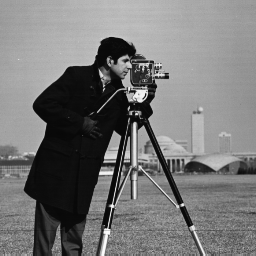
%> input picture images/cameraman.tif, 256 x 256 px
$ octave MM.m   (GNU Octave 9; MATLAB toolbox functions it lacks are replaced by stand-ins)
%> lines starting %> are read from the running program, lines starting %| are printed output that depends on the picture; in (x1, y1, x2, y2) boxes, pixels count from 0 and x2, y2 are one past the last pixel; in counts of white or black regions, pixels touching at a corner belong together; the program's own positions count from 1
%%%%%%%%%%%%%%%%%%%%%%%%%%%%%%%%%%%%%%%%%%%%%%%%%%%%%%%
%% Mathermatical morphology
%%%%%%%%%%%%%%%%%%%%%%%%%%%%%%%%%%%%%%%%%%%%%%%%%%%%%%%


%% Erosion and Dilatation


%% Question 1
% 'Define erosion and dilatation from an ensemblist point of view and an
% functional point of view. Give some properties related to these
% operators'


%% Question 2
% 'Operate in a binary image and a greyscale image with the MatLab com-
% mands imerode and imdilate. What are the e?ects on binary and grayscale images?
% Justify. Try with different structuring elements (different shapes,
% different sizes)'

image = imread('cameraman.tif');
%> image is the input picture: size 256x256 uint8; min 7, max 253, mean 118.7
se = offsetstrel('ball',3,3);

figure(1);
imshow(image);

image_erod = imerode(image,se);
figure(2);
imshow(image_erod);

image_dil = imdilate(image,se);
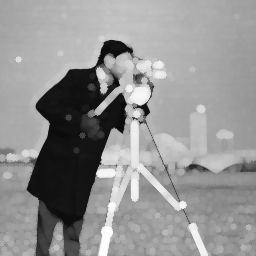
%> image_dil: size 256x256 uint8; min 11, max 255, mean 146.5
figure(3);
imshow(image_dil);

%Erode LE BLANC

%% Question 3
% 'Extract internal and external edges of a binary image, and the morphological gradian

image = imread('Images1.jpg');
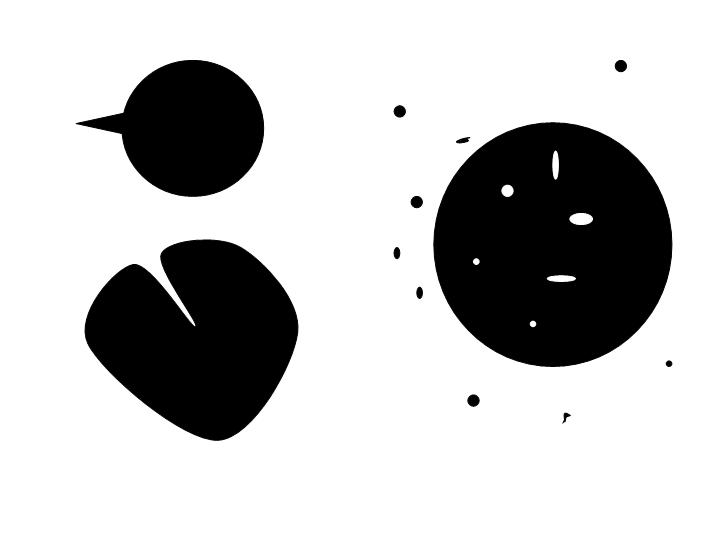
%> input picture images/Images1.jpg, 720 x 540 px
%> image is the input picture: size 540x720 uint8; min 0, max 255, mean 195.1
se = ones(3);

int_edge = image-imerode(image,se);
ext_edge = imdilate(image,se)-image;

figure(4);
imshow(int_edge);
figure(5);
imshow(ext_edge);

morph_grad = imdilate(image,se)-imerode(image,se);
figure(6);
imshow(morph_grad);


%% Question 4
% 'Write an algorithm that show, in the map of Europe, the
% distance of each pixel w.r.t. the sea'

image = imread('EuropeBW.bmp');
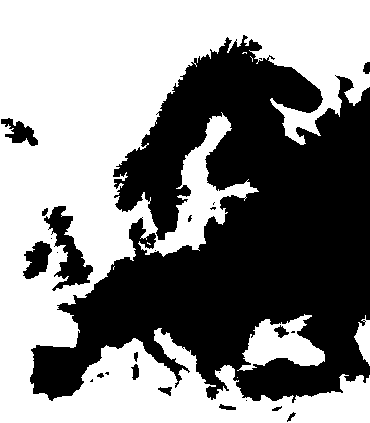
%> input picture images/EuropeBW.bmp, 370 x 423 px
%> image: size 423x370 logical; 53.5% white; 26 black regions (12 under 20 px), largest, box (x1, y1, x2, y2) and area: (30, 35, 370, 403) 69399, (44, 206, 93, 291) 1604, (23, 241, 52, 279) 667
image = not(image);
figure;
imshow(image);

final_image = zeros(size(image));

for i=0:30
    se = ones(10*i);
    image_erod = imerode(image,se);
    final_image = final_image + 0.1*image_erod;
end
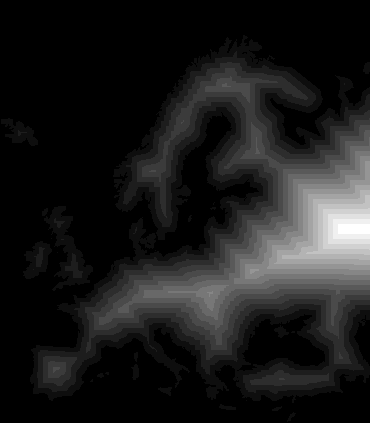
%> final_image: size 423x370 double; min 0, max 1.7, mean 0.189; drawn with min black and max white

figure;
imshow(final_image);
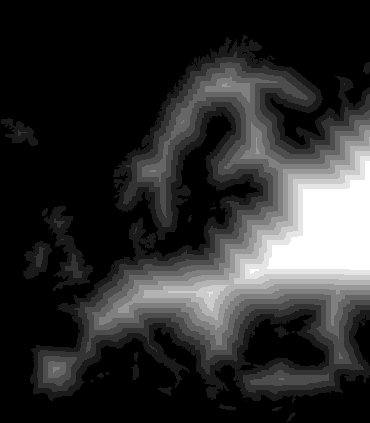
%> displayed picture: size 423x370, on the screen's scale of 0 to 255; min 0, max 255, mean 45.6
figure;
imagesc(final_image);
colorbar


%% Question 5
% 'Find an algorithm that detect objects of ?image2.jpg?'


%% Morphological Filters

%% Question 6

image = imread('Images2.jpg');
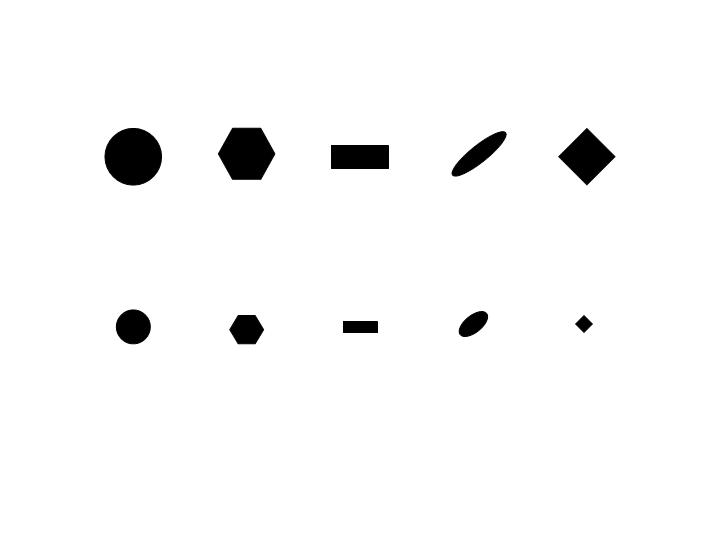
%> input picture images/Images2.jpg, 720 x 540 px
%> image is the input picture: size 540x720 uint8; min 0, max 255, mean 247.4
image = not(image);
%> image: size 540x720 logical; 2.2% white; 26 white regions (13 under 20 px), largest, box (x1, y1, x2, y2) and area: (105, 128, 162, 185) 2079, (219, 129, 274, 179) 1774, (560, 130, 614, 184) 1201

se1 = strel('disk',9);

% [4 lines of commented-out code are left out]

im_dilate =imdilate(image,se1);
%> im_dilate: size 540x720 logical; 5.8% white; 10 white regions, largest, box (x1, y1, x2, y2) and area: (97, 120, 170, 193) 4084, (211, 121, 282, 187) 3635, (552, 122, 622, 192) 2998

opened = imopen(image,se1);
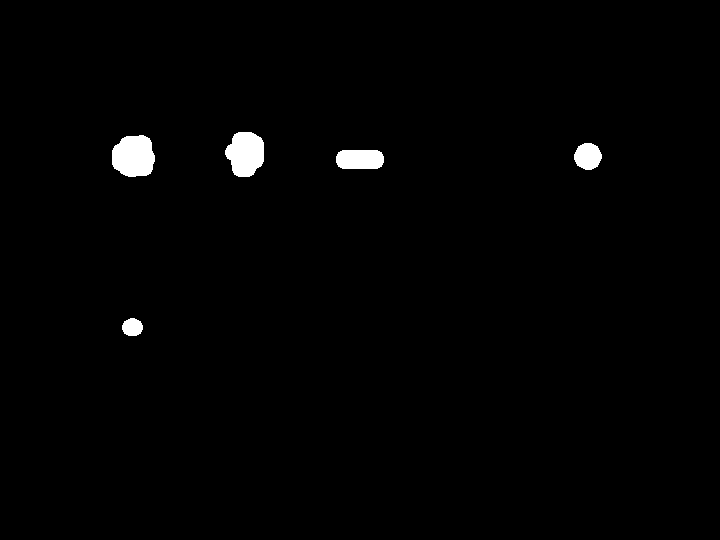
%> opened: size 540x720 logical; 1.2% white; 5 white regions, box (x1, y1, x2, y2) and area: (112, 135, 155, 177) 1468, (225, 132, 264, 177) 1349, (336, 150, 384, 169) 848, (574, 143, 602, 170) 580, (122, 318, 143, 336) 298
%> (the run ends here)
